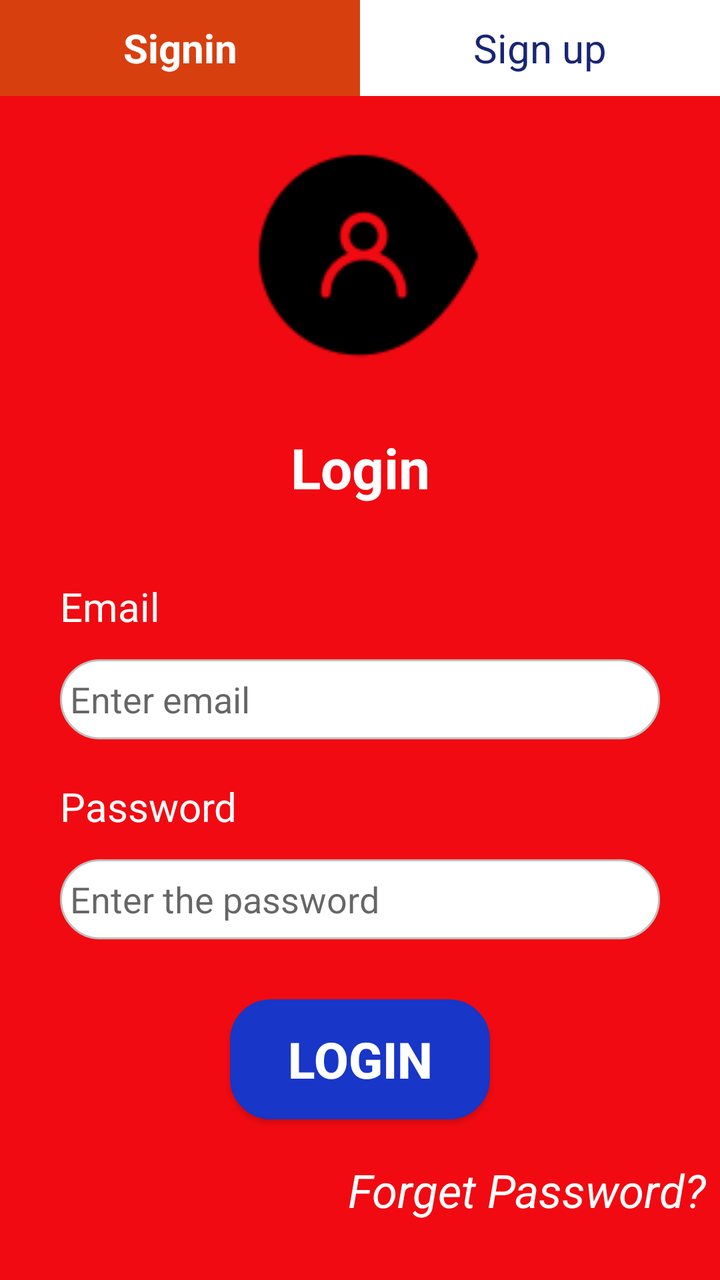
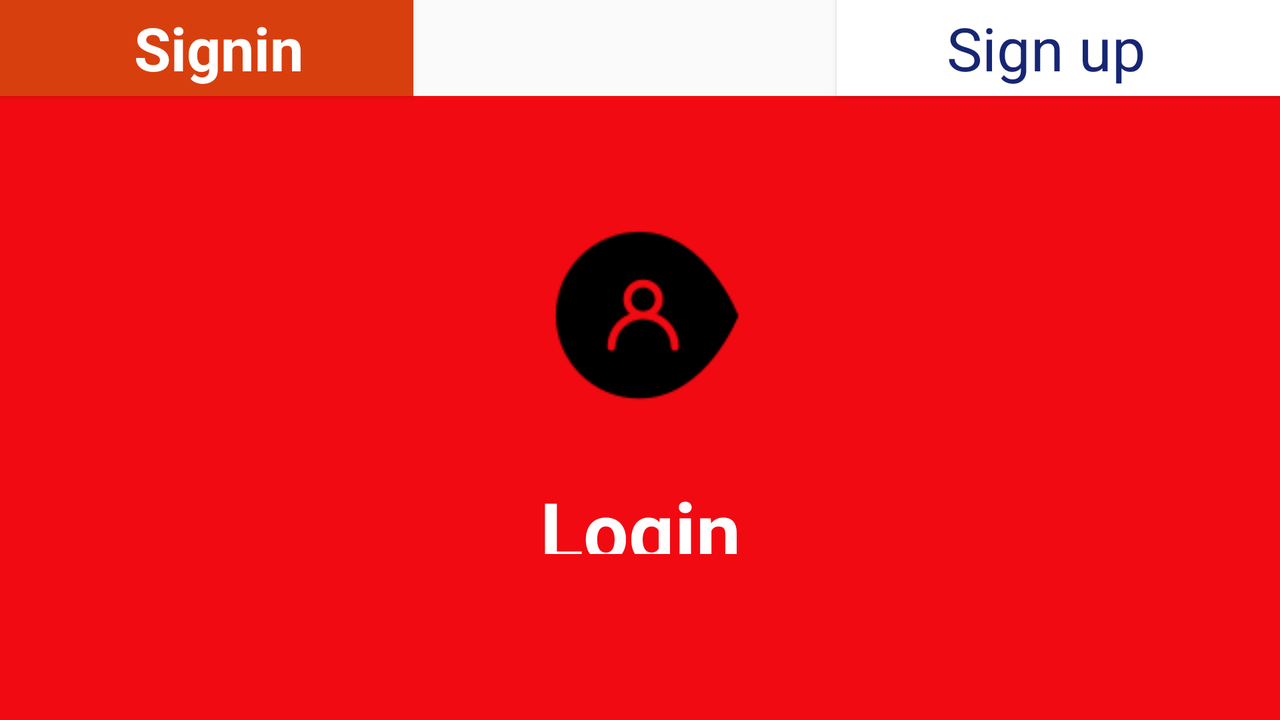

The same Android screen from two of the app's own layout files: first res/layout/ as a phone draws it, then the repository's variant for another configuration, drawn on a device whose configuration selects that folder. Both files follow.
<!-- AndroidManifest.xml: application theme AppTheme -->
<!-- res/layout/activity_investor_sign_in.xml -->
<?xml version="1.0" encoding="utf-8"?>
<RelativeLayout xmlns:android="http://schemas.android.com/apk/res/android"
    xmlns:app="http://schemas.android.com/apk/res-auto"
    xmlns:tools="http://schemas.android.com/tools"
    android:layout_width="match_parent"
    android:layout_height="match_parent"
    tools:context=".Investor.InvestorSignIn">

    <LinearLayout
        android:id="@+id/upButton_investor"
        android:layout_width="match_parent"
        android:layout_height="wrap_content"
        android:orientation="horizontal">

        <Button
            android:id="@+id/investorSignin"
            android:layout_height="match_parent"
            android:layout_width="0dp"
            android:layout_weight="1"
            android:text="Signin"
            android:textSize="20sp"
            android:textStyle="bold"
            android:textAppearance="@style/Base.TextAppearance.AppCompat.Large"
            android:textColor="@android:color/white"
            android:background="#D83F0F"
            />

        <Button
            android:id="@+id/investorSignup"
            android:layout_width="0dp"
            android:layout_weight="1"
            android:layout_height="match_parent"
            android:text="Sign up"
            android:textSize="20sp"
            android:textColor="#172674"
            android:textAppearance="@style/Base.TextAppearance.AppCompat.Large"
            android:background="@android:color/white"
            />
    </LinearLayout>

    <LinearLayout
        android:layout_width="match_parent"
        android:layout_height="match_parent"
        android:orientation="vertical"
        android:background="#F10A11"
        android:layout_below="@+id/upButton_investor"
        >

        <ImageView
            android:layout_width="match_parent"
            android:layout_height="0dp"
            android:layout_weight="3"
            android:src="@drawable/user"
            android:layout_margin="20dp"
            />

        <TextView
            android:layout_width="match_parent"
            android:layout_height="0dp"
            android:layout_weight="1.3"
            android:text="Login"
            android:textColor="@android:color/white"
            android:gravity="center"
            android:textStyle="bold"
            android:textSize="28sp"
            style="@style/Base.TextAppearance.AppCompat.Large"
            />
        <TextView
            android:layout_width="match_parent"
            android:layout_height="0dp"
            android:layout_weight="1"
            android:text="Email"
            android:textColor="@android:color/white"
            android:textSize="20dp"
            android:layout_marginTop="30dp"
            android:layout_marginLeft="30dp"
            />
        <EditText
            android:id="@+id/investorEmail"
            android:layout_width="match_parent"
            android:layout_height="0dp"
            android:layout_weight="1"
            android:background="@drawable/edit_text"
            android:hint="Enter email"
            android:textColor="#132EC9"
            android:layout_marginRight="30dp"
            android:layout_marginLeft="30dp"
            android:padding="5dp"
            />

        <TextView
            android:layout_width="match_parent"
            android:layout_height="0dp"
            android:layout_weight="1"
            android:text="Password"
            android:textColor="@android:color/white"
            android:textSize="20sp"
            android:layout_marginTop="20dp"
            android:layout_marginLeft="30dp"
            style="@style/Base.TextAppearance.AppCompat.Large"
            />
        <EditText
            android:id="@+id/investorPassword"
            android:layout_width="match_parent"
            android:layout_height="0dp"
            android:layout_weight="1"
            android:background="@drawable/edit_text"
            android:hint="Enter the password"
            android:inputType="numberPassword"
            android:textColor="#132EC9"
            android:layout_marginRight="30dp"
            android:layout_marginLeft="30dp"
            android:padding="5dp"
            />

        <Button
            android:id="@+id/investorBtnIn"
            android:layout_width="130dp"
            android:layout_height="0dp"
            android:layout_weight="1.5"
            android:layout_gravity="center"
            android:layout_marginTop="30dp"
            android:background="@drawable/edit_text"
            android:backgroundTint="#1836C7"
            android:text="Login"
            android:textColor="@android:color/white"
            android:textSize="25sp"
            android:textStyle="bold" />
        <TextView
            android:id="@+id/investorForget"
            android:layout_width="wrap_content"
            android:layout_height="0dp"
            android:layout_weight="1"
            android:text="Forget Password?"
            android:textSize="23sp"
            android:textStyle="italic"
            android:textColor="@android:color/white"
            android:layout_marginTop="20dp"
            android:layout_marginBottom="20dp"
            android:layout_marginRight="7dp"
            android:layout_gravity="right"
            />

    </LinearLayout>

</RelativeLayout>
<!-- resources referenced by this layout -->
<resources>
  <!-- drawable edit_text (drawable) -->
  <?xml version="1.0" encoding="utf-8"?>
  <shape xmlns:android="http://schemas.android.com/apk/res/android">
      <solid android:color="#ffffff" />
      <stroke
          android:width="1dip"
          android:color="#C0C0C0"
  
          />
  
      <corners
          android:bottomLeftRadius="20dp"
          android:bottomRightRadius="20dp"
          android:topLeftRadius="20dp"
          android:topRightRadius="20dp"></corners>
  </shape>
  <!-- drawable user: png bitmap (drawable, 1972 bytes) -->
  <style name="AppTheme" parent="Theme.AppCompat.Light.DarkActionBar">
          
          <item name="colorPrimary">#334242</item>
          <item name="colorPrimaryDark">@color/colorPrimaryDark</item>
          <item name="colorAccent">@color/colorAccent</item>
      </style>
</resources>
<!-- res/layout-land/activity_investor_sign_in.xml (the repository's variant of the layout above) -->
<!-- drawn on the phone turned sideways -->
<?xml version="1.0" encoding="utf-8"?>
<RelativeLayout xmlns:android="http://schemas.android.com/apk/res/android"
    xmlns:app="http://schemas.android.com/apk/res-auto"
    xmlns:tools="http://schemas.android.com/tools"
    android:layout_width="match_parent"
    android:layout_height="match_parent"
    tools:context=".Investor.InvestorSignIn">

    <Button
        android:id="@+id/investorSignin"
        android:layout_height="wrap_content"
        android:layout_width="wrap_content"
        android:text="Signin"
        android:textAppearance="@style/Base.TextAppearance.AppCompat.Large"
        android:paddingRight="55dp"
        android:paddingLeft="67dp"
        android:textAlignment="center"
        android:textSize="30dp"
        android:textStyle="bold"
        android:textColor="@android:color/white"
        android:background="#D83F0F"
        />

    <Button
        android:id="@+id/investorSignup"
        android:layout_width="wrap_content"
        android:layout_height="wrap_content"
        android:text="Sign up"
        android:textAppearance="@style/Base.TextAppearance.AppCompat.Large"
        android:layout_alignParentRight="true"
        android:paddingLeft="55dp"
        android:paddingRight="67dp"
        android:textAlignment="center"
        android:textSize="30dp"
        android:textColor="#172674"
        android:background="@android:color/white"
        />
    <LinearLayout
        android:layout_width="match_parent"
        android:layout_height="wrap_content"
        android:orientation="vertical"
        android:layout_marginTop="48dp"
        android:background="#F10A11"
        android:paddingBottom="83dp"
        >

        <ImageView
            android:layout_width="match_parent"
            android:layout_height="wrap_content"
            android:layout_marginTop="40dp"
            android:src="@drawable/user"
            android:paddingTop="20dp"

            />

        <TextView
            android:layout_width="match_parent"
            android:layout_height="wrap_content"
            android:text="Login"
            android:textColor="@android:color/white"
            android:gravity="center"
            android:textStyle="bold"
            android:textSize="40dp"
            android:layout_marginTop="30dp"
            style="@style/Base.TextAppearance.AppCompat.Large"
            />
        <TextView
            android:layout_width="match_parent"
            android:layout_height="wrap_content"
            android:text="Email"
            android:textColor="@android:color/white"
            android:textSize="30dp"
            android:layout_marginTop="30dp"
            android:layout_marginLeft="30dp"
            style="@style/Base.TextAppearance.AppCompat.Large"
            />
        <EditText
            android:id="@+id/investorEmail"
            android:layout_width="match_parent"
            android:layout_height="wrap_content"
            android:background="@drawable/edit_text"
            android:text="Enter email"
            android:textColor="#132EC9"
            android:layout_marginRight="30dp"
            android:layout_marginLeft="30dp"
            android:padding="10dp"
            />

        <TextView
            android:layout_width="match_parent"
            android:layout_height="wrap_content"
            android:text="Password"
            android:textColor="@android:color/white"
            android:textSize="30dp"
            android:layout_marginTop="20dp"
            android:layout_marginLeft="30dp"
            style="@style/Base.TextAppearance.AppCompat.Large"
            />
        <EditText
            android:id="@+id/investorPassword"
            android:layout_width="match_parent"
            android:layout_height="wrap_content"
            android:background="@drawable/edit_text"
            android:text="Enter the password"
            android:textColor="#132EC9"
            android:layout_marginRight="30dp"
            android:layout_marginLeft="30dp"
            android:padding="10dp"
            />
        <Button
            android:id="@+id/investorBtnIn"
            android:layout_width="match_parent"
            android:layout_height="wrap_content"
            android:text="Login"
            android:textStyle="bold"
            android:textAppearance="@style/Base.TextAppearance.AppCompat.Large"
            android:textSize="30dp"
            android:layout_marginTop="30dp"
            android:background="@drawable/edit_text"
            android:layout_marginRight="120dp"
            android:layout_marginLeft="120dp"
            android:textColor="@android:color/white"
            android:backgroundTint="#1836C7"
            style="@style/Base.TextAppearance.AppCompat.Widget.Button.Borderless.Colored"
            />
        <TextView
            android:layout_width="match_parent"
            android:layout_height="wrap_content"
            android:text="Forget Password?"
            android:textSize="25dp"
            android:textStyle="italic"
            android:textColor="@android:color/white"
            android:textAppearance="@style/Base.TextAppearance.AppCompat.Large"
            android:layout_marginTop="20dp"
            android:layout_marginLeft="180dp"
            />

    </LinearLayout>

</RelativeLayout>
